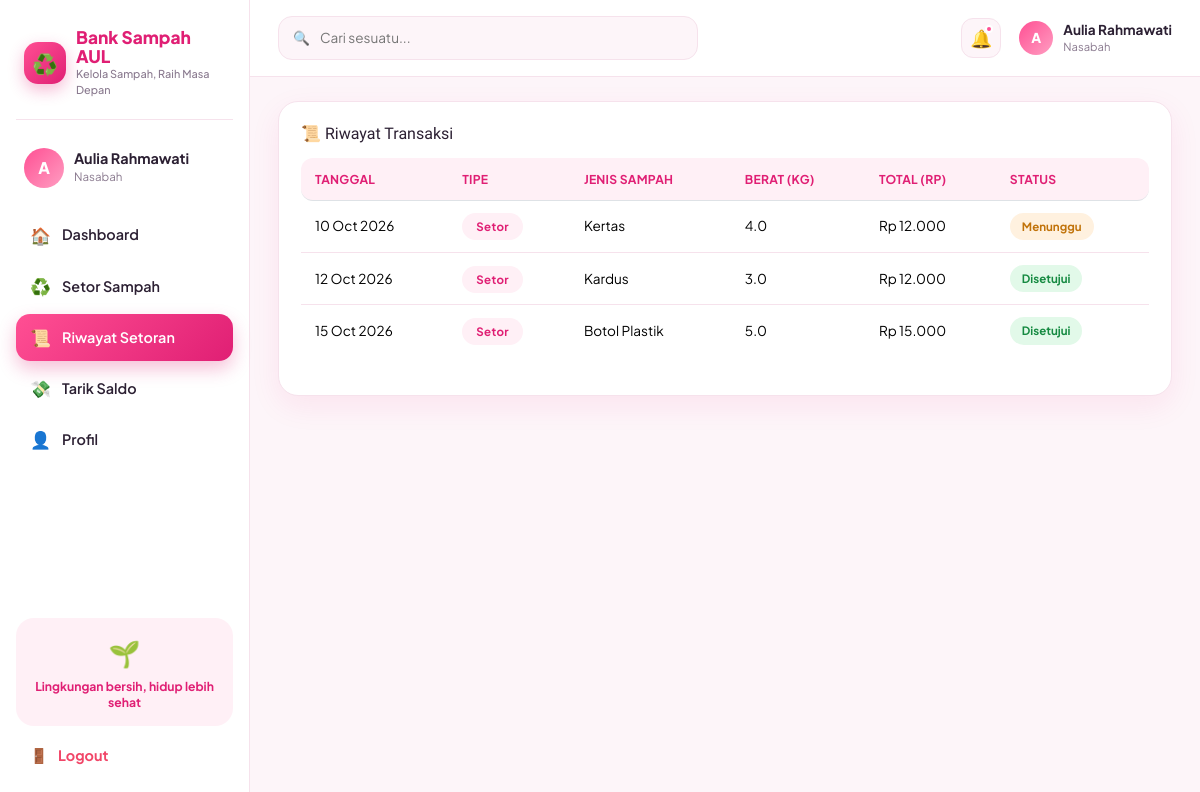
The page /nasabah/riwayat.php (signed in) on the database its author committed.
### tables this page shows
CREATE TABLE transaksi (
    id_transaksi INT AUTO_INCREMENT PRIMARY KEY,
    id_user INT NOT NULL,
    id_sampah INT NOT NULL,
    id_pengepul INT NULL,
    tipe ENUM('setor','jual','tarik') NOT NULL DEFAULT 'setor',
    berat_kg DECIMAL(10,2) NOT NULL DEFAULT 0,
    total_rp DECIMAL(12,2) NOT NULL DEFAULT 0,
    status ENUM('menunggu','disetujui','ditolak') NOT NULL DEFAULT 'menunggu',
    tanggal DATE NOT NULL,
    CONSTRAINT fk_transaksi_user FOREIGN KEY (id_user) REFERENCES user(id_user) ON UPDATE CASCADE ON DELETE RESTRICT,
    CONSTRAINT fk_transaksi_sampah FOREIGN KEY (id_sampah) REFERENCES sampah(id_sampah) ON UPDATE CASCADE ON DELETE RESTRICT,
    CONSTRAINT fk_transaksi_pengepul FOREIGN KEY (id_pengepul) REFERENCES pengepul(id_pengepul) ON UPDATE CASCADE ON DELETE SET NULL
);

CREATE TABLE sampah (
    id_sampah INT AUTO_INCREMENT PRIMARY KEY,
    jenis_sampah VARCHAR(100) NOT NULL,
    harga_per_kg DECIMAL(12,2) NOT NULL DEFAULT 0,
    stok_kg DECIMAL(10,2) NOT NULL DEFAULT 0
);

### auth.php (called while the page is built, shortened)
<?php
function rupiah($angka) {
    return "Rp " . number_format((float)$angka, 0, ',', '.');
}
?>

### nasabah/riwayat.php (the view, shortened to what this page needs)
<?php
require "../auth.php"; wajib_role("nasabah"); require "../config.php";
$uid = (int)$_SESSION['id_user'];
$data = mysqli_query($koneksi, "SELECT t.*, s.jenis_sampah FROM transaksi t JOIN sampah s ON t.id_sampah=s.id_sampah
    WHERE t.id_user=$uid ORDER BY t.id_transaksi DESC");
require "../includes/header.php";
?>
<div class="card-soft">
  <div class="card-title"><h3>📜 Riwayat Transaksi</h3></div>
  <div class="table-responsive">
    <table class="table">
      <thead><tr><th>Tanggal</th><th>Tipe</th><th>Jenis Sampah</th><th>Berat (kg)</th><th>Total (Rp)</th><th>Status</th></tr></thead>
      <tbody>
      <?php if (mysqli_num_rows($data) === 0): ?>
        <tr><td colspan="6" class="empty">Belum ada riwayat transaksi.</td></tr>
      <?php else: while ($r = mysqli_fetch_assoc($data)): ?>
        <tr>
          <td><?= date('d M Y', strtotime($r['tanggal'])) ?></td>
          <td><span class="badge-role"><?= ucfirst($r['tipe']) ?></span></td>
          <td><?= htmlspecialchars($r['jenis_sampah']) ?></td>
          <td><?= number_format((float)$r['berat_kg'],1) ?></td>
          <td><?= rupiah($r['total_rp']) ?></td>
          <td><span class="status-pill status-<?= $r['status'] ?>"><?= ucfirst($r['status']) ?></span></td>
        </tr>
      <?php endwhile; endif; ?>
      </tbody>
    </table>
  </div>
</div>
<?php require "../includes/footer.php"; ?>

### assets/css/style.css (style rules this page uses)
:root { --pink:#ff4f93; --pink-dark:#e01f74; --pink-light:#ffe3ef; --pink-soft:#fff0f6; --purple:#8b5cf6; --purple-light:#efe6ff; --blue:#2f8fff; --blue-light:#e4f0ff; --orange:#ff9f43; --orange-light:#fff1df; --teal:#12b3a8; --teal-light:#dcf7f4; --green:#22c55e; --green-light:#e2f9e9; --red:#f14668; --red-light:#fde3e9; --ink:#2c2033; --ink-soft:#8a7a8f; --bg:#fdf5f9; --card:#ffffff; --border:#f6e2ec; --radius:20px; --shadow:0 10px 30px rgba(224,31,116,.08); }
* { box-sizing:border-box }
html,body { height:100% }
body { margin:0; font-family:'Plus Jakarta Sans',sans-serif; background:var(--bg); color:var(--ink); -webkit-font-smoothing:antialiased; }
h1,h2,h3,h4,h5,.brand { font-family:'Baloo 2',cursive }
.badge-role { background:var(--pink-soft);color:var(--pink-dark);padding:6px 14px;border-radius:20px;font-weight:700;font-size:.72rem;letter-spacing:.03em }
.card-soft { background:var(--card);border-radius:var(--radius);padding:22px;box-shadow:var(--shadow);border:1px solid var(--border) }
.card-title { display:flex;align-items:center;justify-content:between;gap:10px;margin-bottom:14px }
.card-title h3 { font-size:1rem;margin:0;color:var(--ink) }
.table { width:100%;border-collapse:separate;border-spacing:0;font-size:.85rem }
.table thead th { background:var(--pink-soft);color:var(--pink-dark);text-align:left;padding:12px 14px;font-weight:700;font-size:.76rem;text-transform:uppercase;letter-spacing:.02em }
.table thead th:first-child { border-radius:12px 0 0 12px }
.table thead th:last-child { border-radius:0 12px 12px 0 }
.table tbody td { padding:12px 14px;border-bottom:1px solid var(--border);vertical-align:middle }
.table tbody tr:last-child td { border-bottom:0 }
.status-pill { padding:5px 12px;border-radius:20px;font-size:.72rem;font-weight:700;display:inline-block }
.status-disetujui,.status-selesai { background:var(--green-light);color:#158a41 }
.status-menunggu { background:var(--orange-light);color:#c1730a }
.table-responsive { overflow-x:auto }

### rows shown on the page
transaksi: tanggal "10 Oct 2026", tipe "Setor", id_sampah.jenis_sampah "Kertas", berat_kg "4.0", total_rp "Rp 12.000", status "Menunggu"
transaksi: tanggal "12 Oct 2026", tipe "Setor", id_sampah.jenis_sampah "Kardus", berat_kg "3.0", total_rp "Rp 12.000", status "Disetujui"
transaksi: tanggal "15 Oct 2026", tipe "Setor", id_sampah.jenis_sampah "Botol Plastik", berat_kg "5.0", total_rp "Rp 15.000", status "Disetujui"

### other values the page prints
$inisial "A"
$nama "Aulia Rahmawati"
$roleLabel "Nasabah"
$m['icon'] "🏠"
$m['label'] "Dashboard"
$m['icon'] "♻️"
$m['label'] "Setor Sampah"
$m['icon'] "📜"
$m['label'] "Riwayat Setoran"
$m['icon'] "💸"
$m['label'] "Tarik Saldo"
$m['icon'] "👤"
$m['label'] "Profil"
